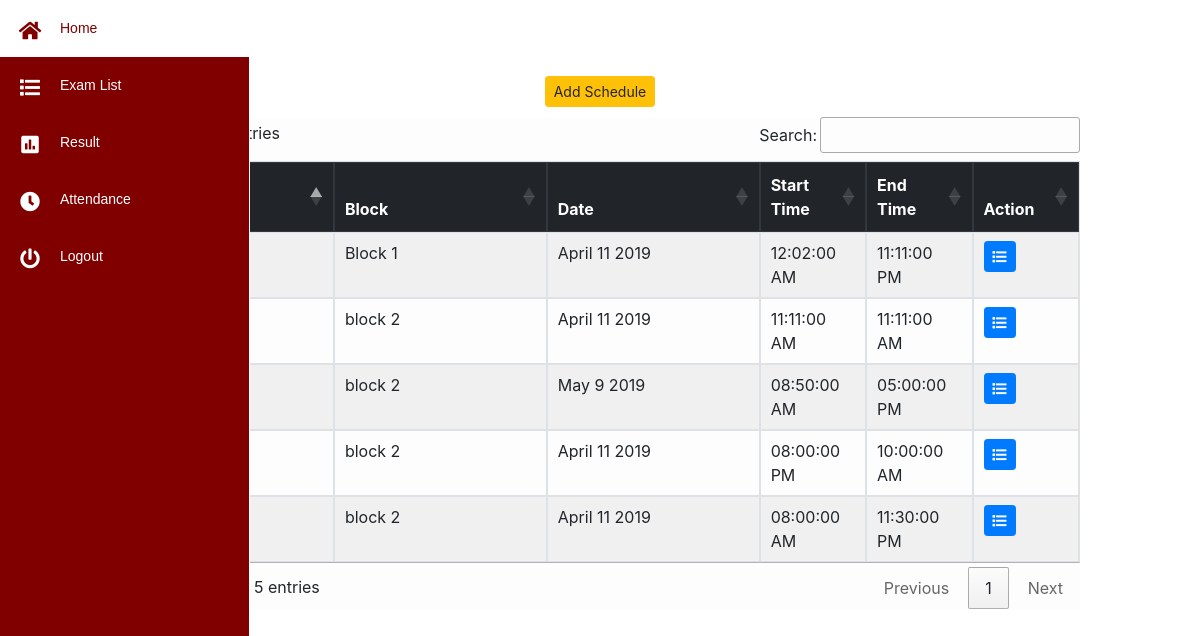
The app's page /emp/attendance.php (signed in) with its own data.
### tables this page shows
CREATE TABLE `attendancetbl` (
  `timer_id` int(11) NOT NULL,
  `program` varchar(225) NOT NULL,
  `block` varchar(255) NOT NULL,
  `timestart` time NOT NULL,
  `timeend` time NOT NULL,
  `dateset` date NOT NULL,
  `active` varchar(225) NOT NULL,
  `status` enum('0','1') NOT NULL
);

CREATE TABLE `block` (
  `block_id` int(11) NOT NULL,
  `program` varchar(255) NOT NULL,
  `block_name` varchar(225) NOT NULL,
  `slots` varchar(255) NOT NULL,
  `year` varchar(255) NOT NULL,
  `lecturer` varchar(225) NOT NULL
);

### emp/attendance.php (the view, shortened to what this page needs)
<?php
include ("php/nav.php");
?>
<div class="container padding">
<br>
  <center>
<h2 style="color: white"><b>Set Schedule</b><h2>
<button type="button" class="btn btn-warning btn-sm" data-toggle="modal" data-target="#time">
Add Schedule
</button>
</center>
</div>
 <link rel="stylesheet" type="text/css" href="https://cdn.datatables.net/1.10.19/css/jquery.dataTables.css">
 <?php
 $query= "SELECT * FROM attendancetbl WHERE active ='$active'";
 $result= mysqli_query($conn,$query);
?>
                 <div class=" table-sorting table-responsive-sm mx-auto table-light" style="width:80%">
                   <table class="table table-striped table-bordered"  id="tSortable20">
                    <thead class="thead-dark">
                     <tr>
                                            <th style="width:20%">Program</th>
                                            <th style="width:20%">Block</th>
                                            <th style="width:20%">Date</th>
                                            <th style="width:10%">Start Time</th>
                                            <th style="width:10%">End Time</th>
                                            <th style="width:10%">Action</th>
                                        </tr>
                                      </thead>
                                        <tbody>
                                        <?php
                                 		 while($row = mysqli_fetch_array($result)){
  $ctime= $row["timer_id"];
  $button1='hidden';
  $check_time = mysqli_query($conn, "SELECT * FROM attendancetbl WHERE status='1' AND timer_id ='$ctime'");
  $check_time_row = mysqli_num_rows($check_time);
    if($check_time_row > 0) {
      $button1='';
  }
                                        ?>
                                        <tr weight="100%">
                                        <td><?php echo $row['program'];?></td>
<?php
$b_id = $row['block'];
  $s3= "SELECT * FROM block WHERE block_id ='$b_id'";
  $r3 = $conn->query($s3);
  $d3= $r3->fetch_assoc();
  $bn = $d3['block_name'];
?>
                                        <td><?php echo $bn;?></td>
                                        <td><?php echo date('F j Y ',strtotime($row['dateset'] ));?></td>
                                        <td><?php echo date('h:i:s A',strtotime($row['timestart']));?></td>
                                        <td><?php echo date('h:i:s A',strtotime($row['timeend'] ));?></td>
                                        <form method="POST" action="">
                                        <td  style="color: white;">
										</form>
                                          <a href="attendance_list.php?id=<?php echo $row["timer_id"];?>" class="btn btn-primary btn-sm " <?php echo $button1?> style="color:white" ><i class="fas fa-list"></i></a>
<?php
   }
  ?>
  </tbody>
</div>
  </body>
</html>

### emp/admin_sidemenu.css (style rules this page uses)
.body, html { height: 100% }

### records on screen
attendancetbl: block.block_name "Block 1", dateset "April 11 2019", timestart "12:02:00 AM", timeend "11:11:00 PM"
attendancetbl: block.block_name "block 2", dateset "April 11 2019", timestart "11:11:00 AM", timeend "11:11:00 AM"
attendancetbl: block.block_name "block 2", dateset "May 9 2019", timestart "08:50:00 AM", timeend "05:00:00 PM"
attendancetbl: block.block_name "block 2", dateset "April 11 2019", timestart "08:00:00 PM", timeend "10:00:00 AM"
attendancetbl: block.block_name "block 2", dateset "April 11 2019", timestart "08:00:00 AM", timeend "11:30:00 PM"
